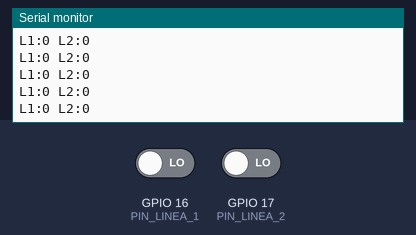
A sketch run on a simulated ESP32. Parts: the last lines printed to the serial monitor. The test bench sets the inputs (shaded band); at power-on: GPIO 16 (PIN_LINEA_1) LOW, GPIO 17 (PIN_LINEA_2) LOW. Nothing arrives over Bluetooth unless stated; a phone connects over Bluetooth LE 3 s after start.

Above: at 1.2 s.
1.3 s: GPIO 16 (PIN_LINEA_1) driven HIGH
At 1.31 s:
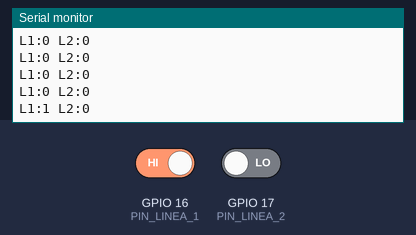
4.3 s: GPIO 17 (PIN_LINEA_2) driven HIGH
At 4.44 s:
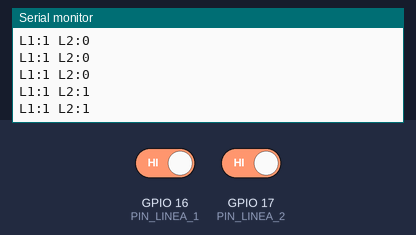
5.8 s: GPIO 16 (PIN_LINEA_1) driven LOW
At 5.85 s:
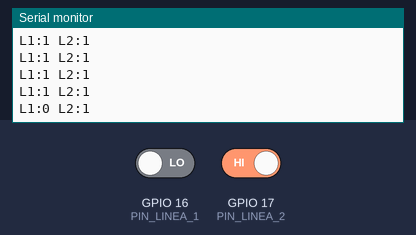

The sketch:

sensores_linea.ino
```cpp
#include <BLEDevice.h>
#include <BLEServer.h>
#include <BLEUtils.h>
#include <BLE2902.h>

// --- PINES DE SENSORES DE LÍNEA ---
#define PIN_LINEA_1 16 // SL1 conectado a RX2
#define PIN_LINEA_2 17 // SL2 conectado a TX2

BLEServer *pServer = NULL;
BLECharacteristic * pTxCharacteristic;
bool deviceConnected = false;
unsigned long tiempoAnterior = 0;

#define SERVICE_UUID           "6E400001-B5A3-F393-E0A9-E50E24DCCA9E"
#define CHARACTERISTIC_UUID_RX "6E400002-B5A3-F393-E0A9-E50E24DCCA9E"
#define CHARACTERISTIC_UUID_TX "6E400003-B5A3-F393-E0A9-E50E24DCCA9E"

class MyServerCallbacks: public BLEServerCallbacks {
    void onConnect(BLEServer* pServer) {
      deviceConnected = true;
      Serial.println(">>> ¡Celular conectado! <<<");
    };
    void onDisconnect(BLEServer* pServer) {
      deviceConnected = false;
      Serial.println(">>> Celular desconectado. <<<");
      pServer->startAdvertising();
    }
};

// Se necesita esta clase aunque esté vacía para que la app no tire error
class MyCallbacks: public BLECharacteristicCallbacks {
    void onWrite(BLECharacteristic *pCharacteristic) {
      // No hacemos nada, solo escuchamos por formalidad
    }
};

void setup() {
  Serial.begin(115200);

  pinMode(PIN_LINEA_1, INPUT);
  pinMode(PIN_LINEA_2, INPUT);

  BLEDevice::init("Sandro_BLE_Lineas");
  pServer = BLEDevice::createServer();
  pServer->setCallbacks(new MyServerCallbacks());
  BLEService *pService = pServer->createService(SERVICE_UUID);

  // Canal TX (Robot -> Celular)
  pTxCharacteristic = pService->createCharacteristic(
                        CHARACTERISTIC_UUID_TX,
                        BLECharacteristic::PROPERTY_NOTIFY
                      );
  pTxCharacteristic->addDescriptor(new BLE2902());

  // Canal RX (Celular -> Robot) - Agregado para engañar a la app
  BLECharacteristic * pRxCharacteristic = pService->createCharacteristic(
                                        CHARACTERISTIC_UUID_RX,
                                        BLECharacteristic::PROPERTY_WRITE
                                      );
  pRxCharacteristic->setCallbacks(new MyCallbacks());

  pService->start();
  pServer->getAdvertising()->start();

  Serial.println(">>> Monitor de Línea BLE iniciado. Esperando... <<<");
}

void loop() {
  unsigned long tiempoActual = millis();

  if (tiempoActual - tiempoAnterior >= 100) {
    tiempoAnterior = tiempoActual;

    int lecturaLinea1 = digitalRead(PIN_LINEA_1);
    int lecturaLinea2 = digitalRead(PIN_LINEA_2);

    String texto = "L1:" + String(lecturaLinea1) + " L2:" + String(lecturaLinea2);

    Serial.println(texto);

    if (deviceConnected) {
      String mensajeBLE = texto + "\n";
      pTxCharacteristic->setValue(mensajeBLE.c_str());
      pTxCharacteristic->notify();
    }
  }

  delay(10);
}
```

Measured:
- after the input at 1.3 s, the serial monitor: prints a new line at once (image 1)
- after the input at 4.3 s, the serial monitor: prints a new line at once (image 2)
- after the input at 5.8 s, the serial monitor: prints a new line at once (image 3)
